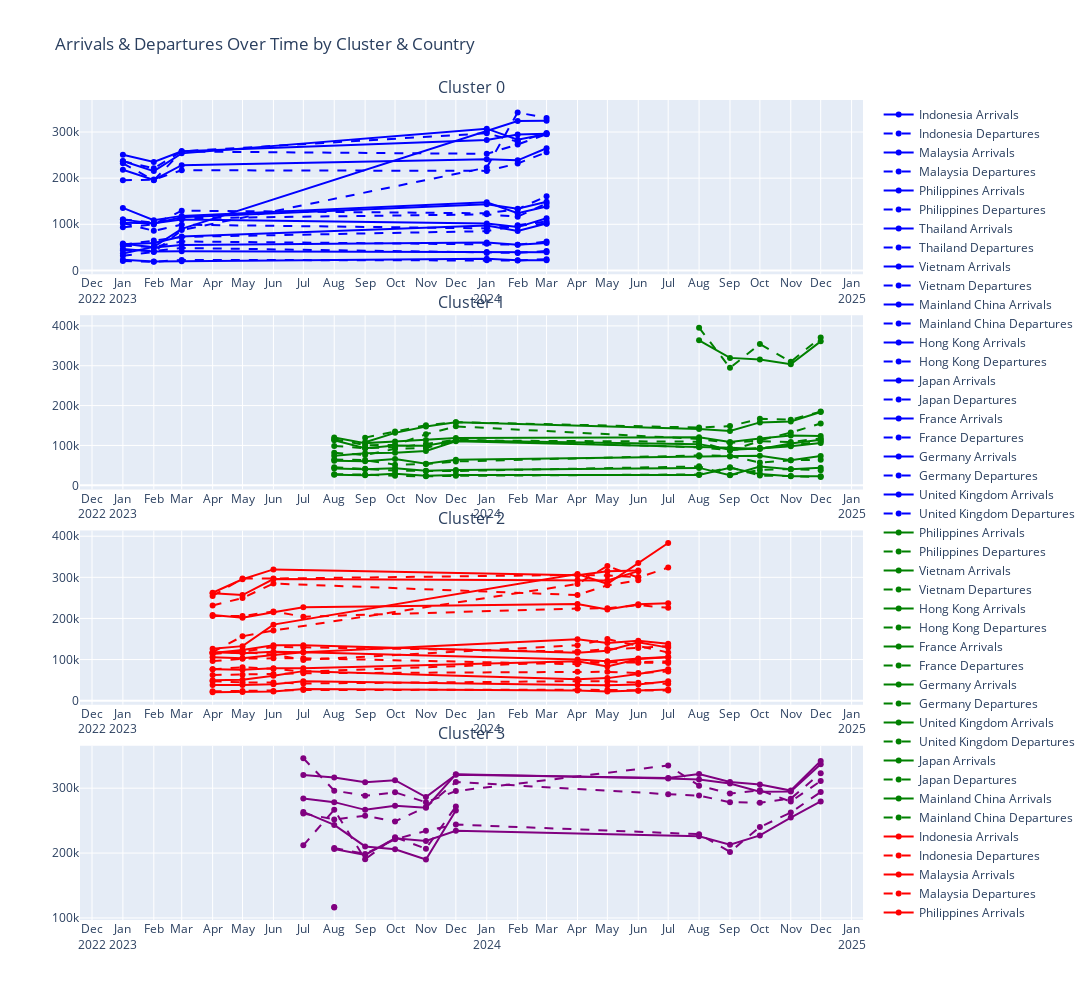

The code cell stored with this chart in its notebook:
### Code cell
# Run K-Means clustering
num_clusters = 4  # Change as needed
kmeans = KMeans(n_clusters=num_clusters, random_state=0, n_init='auto')
df['Cluster'] = kmeans.fit_predict(df_final)

# Check cluster distribution
print(df['Cluster'].value_counts())

# Visualize Data: Arrivals & Departures Over Time by Cluster & Country
df.sort_values(by=['Year', 'Month'], inplace=True)

# Define colors for clusters
cluster_colors = {0: 'blue', 1: 'green', 2: 'red', 3: 'purple'}

# Create subplots
fig = sp.make_subplots(
    rows=num_clusters, cols=1, shared_xaxes=True, vertical_spacing=0.05,
    subplot_titles=[f'Cluster {i}' for i in sorted(df['Cluster'].unique())]
)

# Add traces for each cluster and country
for idx, cluster in enumerate(sorted(df['Cluster'].unique())):
    cluster_data = df[df['Cluster'] == cluster]
    cluster_data['Date'] = pd.to_datetime(cluster_data[['Year', 'Month']].assign(DAY=1))

    color = cluster_colors.get(cluster, 'gray')

    for country in cluster_data['Country'].unique():
        country_data = cluster_data[cluster_data['Country'] == country]

        fig.add_trace(go.Scatter(
            x=country_data['Date'],
            y=country_data['Arrivals'],
            mode='lines+markers',
            name=f'{country} Arrivals',
            hoverinfo='y+name',
            line=dict(color=color, dash='solid')
        ), row=idx + 1, col=1)

        fig.add_trace(go.Scatter(
            x=country_data['Date'],
            y=country_data['Departures'],
            mode='lines+markers',
            name=f'{country} Departures',
            hoverinfo='y+name',
            line=dict(color=color, dash='dash')
        ), row=idx + 1, col=1)

# Update layout
fig.update_xaxes(dtick="M1", tickformat="%b\n%Y", showticklabels=True)
fig.update_layout(
    height=250 * num_clusters, width=1400,
    title_text="Arrivals & Departures Over Time by Cluster & Country",
    showlegend=True
)

# Show the figure
fig.show()

### Figure 1 — Plotly figure (JSON) as saved in the notebook; plotly's stock layout.template omitted (floating-point values rounded to 4 significant figures)
{"data": [{"hoverinfo": "y+name", "line": {"color": "blue", "dash": "solid"}, "mode": "lines+markers", "name": "Indonesia Arrivals", "type": "scatter", "x": ["2023-01-01T00:00:00", "2023-02-01T00:00:00", "2023-03-01T00:00:00", "2024-01-01T00:00:00", "2024-02-01T00:00:00", "2024-03-01T00:00:00"], "xaxis": "x", "y": [237294, 215290, 253733, 307312, 283447, 295673], "yaxis": "y"}, {"hoverinfo": "y+name", "line": {"color": "blue", "dash": "dash"}, "mode": "lines+markers", "name": "Indonesia Departures", "type": "scatter", "x": ["2023-01-01T00:00:00", "2023-02-01T00:00:00", "2023-03-01T00:00:00", "2024-01-01T00:00:00", "2024-02-01T00:00:00", "2024-03-01T00:00:00"], "xaxis": "x", "y": [236894, 221396, 258118, 297301, 279107, 297830], "yaxis": "y"}, {"hoverinfo": "y+name", "line": {"color": "blue", "dash": "solid"}, "mode": "lines+markers", "name": "Malaysia Arrivals", "type": "scatter", "x": ["2023-01-01T00:00:00", "2023-02-01T00:00:00", "2023-03-01T00:00:00", "2024-01-01T00:00:00", "2024-02-01T00:00:00", "2024-03-01T00:00:00"], "xaxis": "x", "y": [250687, 235207, 258302, 282679, 294434, 296535], "yaxis": "y"}, {"hoverinfo": "y+name", "line": {"color": "blue", "dash": "dash"}, "mode": "lines+markers", "name": "Malaysia Departures", "type": "scatter", "x": ["2023-01-01T00:00:00", "2023-02-01T00:00:00", "2023-03-01T00:00:00", "2024-01-01T00:00:00", "2024-02-01T00:00:00", "2024-03-01T00:00:00"], "xaxis": "x", "y": [232232, 195403, 257769, 252721, 273053, 295187], "yaxis": "y"}, {"hoverinfo": "y+name", "line": {"color": "blue", "dash": "solid"}, "mode": "lines+markers", "name": "Philippines Arrivals", "type": "scatter", "x": ["2023-01-01T00:00:00", "2023-02-01T00:00:00", "2023-03-01T00:00:00", "2024-01-01T00:00:00", "2024-02-01T00:00:00", "2024-03-01T00:00:00"], "xaxis": "x", "y": [135480, 108926, 118229, 147579, 123896, 138363], "yaxis": "y"}, {"hoverinfo": "y+name", "line": {"color": "blue", "dash": "dash"}, "mode": "lines+markers", "name": "Philippines Departures", "type": "scatter", "x": ["2023-01-01T00:00:00", "2023-02-01T00:00:00", "2023-03-01T00:00:00", "2024-01-01T00:00:00", "2024-02-01T00:00:00", "2024-03-01T00:00:00"], "xaxis": "x", "y": [110515, 103708, 113075, 121529, 116456, 144936], "yaxis": "y"}, {"hoverinfo": "y+name", "line": {"color": "blue", "dash": "solid"}, "mode": "lines+markers", "name": "Thailand Arrivals", "type": "scatter", "x": ["2023-01-01T00:00:00", "2023-02-01T00:00:00", "2023-03-01T00:00:00", "2024-01-01T00:00:00", "2024-02-01T00:00:00", "2024-03-01T00:00:00"], "xaxis": "x", "y": [218226, 196200, 228228, 241208, 238636, 264799], "yaxis": "y"}, {"hoverinfo": "y+name", "line": {"color": "blue", "dash": "dash"}, "mode": "lines+markers", "name": "Thailand Departures", "type": "scatter", "x": ["2023-01-01T00:00:00", "2023-02-01T00:00:00", "2023-03-01T00:00:00", "2024-01-01T00:00:00", "2024-02-01T00:00:00", "2024-03-01T00:00:00"], "xaxis": "x", "y": [195388, 196873, 217201, 215777, 231796, 256193], "yaxis": "y"}, {"hoverinfo": "y+name", "line": {"color": "blue", "dash": "solid"}, "mode": "lines+markers", "name": "Vietnam Arrivals", "type": "scatter", "x": ["2023-01-01T00:00:00", "2023-02-01T00:00:00", "2023-03-01T00:00:00", "2024-01-01T00:00:00", "2024-02-01T00:00:00", "2024-03-01T00:00:00"], "xaxis": "x", "y": [103236, 102251, 110179, 101950, 93909, 113009], "yaxis": "y"}, {"hoverinfo": "y+name", "line": {"color": "blue", "dash": "dash"}, "mode": "lines+markers", "name": "Vietnam Departures", "type": "scatter", "x": ["2023-01-01T00:00:00", "2023-02-01T00:00:00", "2023-03-01T00:00:00", "2024-01-01T00:00:00", "2024-02-01T00:00:00", "2024-03-01T00:00:00"], "xaxis": "x", "y": [102736, 85879, 99121, 91137, 97902, 106501], "yaxis": "y"}, {"hoverinfo": "y+name", "line": {"color": "blue", "dash": "solid"}, "mode": "lines+markers", "name": "Mainland China Arrivals", "type": "scatter", "x": ["2023-01-01T00:00:00", "2023-02-01T00:00:00", "2023-03-01T00:00:00", "2024-01-01T00:00:00", "2024-02-01T00:00:00", "2024-03-01T00:00:00"], "xaxis": "x", "y": [36744, 50983, 90156, 301732, 324056, 324409], "yaxis": "y"}, {"hoverinfo": "y+name", "line": {"color": "blue", "dash": "dash"}, "mode": "lines+markers", "name": "Mainland China Departures", "type": "scatter", "x": ["2023-01-01T00:00:00", "2023-02-01T00:00:00", "2023-03-01T00:00:00", "2024-01-01T00:00:00", "2024-02-01T00:00:00", "2024-03-01T00:00:00"], "xaxis": "x", "y": [31925, 39762, 87393, 222956, 342416, 330380], "yaxis": "y"}, {"hoverinfo": "y+name", "line": {"color": "blue", "dash": "solid"}, "mode": "lines+markers", "name": "Hong Kong Arrivals", "type": "scatter", "x": ["2023-01-01T00:00:00", "2023-02-01T00:00:00", "2023-03-01T00:00:00", "2024-01-01T00:00:00", "2024-02-01T00:00:00", "2024-03-01T00:00:00"], "xaxis": "x", "y": [56563, 59409, 73512, 97242, 85465, 101577], "yaxis": "y"}, {"hoverinfo": "y+name", "line": {"color": "blue", "dash": "dash"}, "mode": "lines+markers", "name": "Hong Kong Departures", "type": "scatter", "x": ["2023-01-01T00:00:00", "2023-02-01T00:00:00", "2023-03-01T00:00:00", "2024-01-01T00:00:00", "2024-02-01T00:00:00", "2024-03-01T00:00:00"], "xaxis": "x", "y": [55876, 64846, 72582, 85169, 97038, 101369], "yaxis": "y"}, {"hoverinfo": "y+name", "line": {"color": "blue", "dash": "solid"}, "mode": "lines+markers", "name": "Japan Arrivals", "type": "scatter", "x": ["2023-01-01T00:00:00", "2023-02-01T00:00:00", "2023-03-01T00:00:00", "2024-01-01T00:00:00", "2024-02-01T00:00:00", "2024-03-01T00:00:00"], "xaxis": "x", "y": [110117, 101878, 115050, 143597, 133502, 148746], "yaxis": "y"}, {"hoverinfo": "y+name", "line": {"color": "blue", "dash": "dash"}, "mode": "lines+markers", "name": "Japan Departures", "type": "scatter", "x": ["2023-01-01T00:00:00", "2023-02-01T00:00:00", "2023-03-01T00:00:00", "2024-01-01T00:00:00", "2024-02-01T00:00:00", "2024-03-01T00:00:00"], "xaxis": "x", "y": [93387, 99646, 129542, 123860, 132788, 160871], "yaxis": "y"}, {"hoverinfo": "y+name", "line": {"color": "blue", "dash": "solid"}, "mode": "lines+markers", "name": "France Arrivals", "type": "scatter", "x": ["2023-01-01T00:00:00", "2023-02-01T00:00:00", "2023-03-01T00:00:00", "2024-01-01T00:00:00", "2024-02-01T00:00:00", "2024-03-01T00:00:00"], "xaxis": "x", "y": [23143, 19287, 19812, 25321, 22125, 21926], "yaxis": "y"}, {"hoverinfo": "y+name", "line": {"color": "blue", "dash": "dash"}, "mode": "lines+markers", "name": "France Departures", "type": "scatter", "x": ["2023-01-01T00:00:00", "2023-02-01T00:00:00", "2023-03-01T00:00:00", "2024-01-01T00:00:00", "2024-02-01T00:00:00", "2024-03-01T00:00:00"], "xaxis": "x", "y": [20474, 18716, 22848, 22116, 21397, 24462], "yaxis": "y"}, {"hoverinfo": "y+name", "line": {"color": "blue", "dash": "solid"}, "mode": "lines+markers", "name": "Germany Arrivals", "type": "scatter", "x": ["2023-01-01T00:00:00", "2023-02-01T00:00:00", "2023-03-01T00:00:00", "2024-01-01T00:00:00", "2024-02-01T00:00:00", "2024-03-01T00:00:00"], "xaxis": "x", "y": [46651, 40824, 41603, 39980, 38600, 39368], "yaxis": "y"}, {"hoverinfo": "y+name", "line": {"color": "blue", "dash": "dash"}, "mode": "lines+markers", "name": "Germany Departures", "type": "scatter", "x": ["2023-01-01T00:00:00", "2023-02-01T00:00:00", "2023-03-01T00:00:00", "2024-01-01T00:00:00", "2024-02-01T00:00:00", "2024-03-01T00:00:00"], "xaxis": "x", "y": [43930, 42254, 48554, 38031, 38036, 41993], "yaxis": "y"}, {"hoverinfo": "y+name", "line": {"color": "blue", "dash": "solid"}, "mode": "lines+markers", "name": "United Kingdom Arrivals", "type": "scatter", "x": ["2023-01-01T00:00:00", "2023-02-01T00:00:00", "2023-03-01T00:00:00", "2024-01-01T00:00:00", "2024-02-01T00:00:00", "2024-03-01T00:00:00"], "xaxis": "x", "y": [58315, 49882, 55242, 60395, 55732, 59507], "yaxis": "y"}, {"hoverinfo": "y+name", "line": {"color": "blue", "dash": "dash"}, "mode": "lines+markers", "name": "United Kingdom Departures", "type": "scatter", "x": ["2023-01-01T00:00:00", "2023-02-01T00:00:00", "2023-03-01T00:00:00", "2024-01-01T00:00:00", "2024-02-01T00:00:00", "2024-03-01T00:00:00"], "xaxis": "x", "y": [53678, 50882, 62851, 57803, 55856, 62452], "yaxis": "y"}, {"hoverinfo": "y+name", "line": {"color": "green", "dash": "solid"}, "mode": "lines+markers", "name": "Philippines Arrivals", "type": "scatter", "x": ["2023-08-01T00:00:00", "2023-09-01T00:00:00", "2023-10-01T00:00:00", "2023-11-01T00:00:00", "2023-12-01T00:00:00", "2024-08-01T00:00:00", "2024-09-01T00:00:00", "2024-10-01T00:00:00", "2024-11-01T00:00:00", "2024-12-01T00:00:00"], "xaxis": "x2", "y": [120166, 105834, 109914, 113793, 118907, 120640, 108697, 117373, 124727, 123812], "yaxis": "y2"}, {"hoverinfo": "y+name", "line": {"color": "green", "dash": "dash"}, "mode": "lines+markers", "name": "Philippines Departures", "type": "scatter", "x": ["2023-08-01T00:00:00", "2023-09-01T00:00:00", "2023-10-01T00:00:00", "2023-11-01T00:00:00", "2023-12-01T00:00:00", "2024-08-01T00:00:00", "2024-09-01T00:00:00", "2024-10-01T00:00:00", "2024-11-01T00:00:00", "2024-12-01T00:00:00"], "xaxis": "x2", "y": [115602, 100770, 100964, 128161, 147852, 116345, 106058, 112951, 132282, 155269], "yaxis": "y2"}, {"hoverinfo": "y+name", "line": {"color": "green", "dash": "solid"}, "mode": "lines+markers", "name": "Vietnam Arrivals", "type": "scatter", "x": ["2023-08-01T00:00:00", "2023-09-01T00:00:00", "2023-10-01T00:00:00", "2023-11-01T00:00:00", "2023-12-01T00:00:00", "2024-08-01T00:00:00", "2024-09-01T00:00:00", "2024-10-01T00:00:00", "2024-11-01T00:00:00", "2024-12-01T00:00:00"], "xaxis": "x2", "y": [112809, 93035, 99917, 99028, 112292, 103303, 89246, 92505, 98116, 105848], "yaxis": "y2"}, {"hoverinfo": "y+name", "line": {"color": "green", "dash": "dash"}, "mode": "lines+markers", "name": "Vietnam Departures", "type": "scatter", "x": ["2023-08-01T00:00:00", "2023-09-01T00:00:00", "2023-10-01T00:00:00", "2023-11-01T00:00:00", "2023-12-01T00:00:00", "2024-08-01T00:00:00", "2024-09-01T00:00:00", "2024-10-01T00:00:00", "2024-11-01T00:00:00", "2024-12-01T00:00:00"], "xaxis": "x2", "y": [98781, 93052, 95429, 103383, 114660, 95184, 88180, 94470, 99247, 110293], "yaxis": "y2"}, {"hoverinfo": "y+name", "line": {"color": "green", "dash": "solid"}, "mode": "lines+markers", "name": "Hong Kong Arrivals", "type": "scatter", "x": ["2023-08-01T00:00:00", "2023-09-01T00:00:00", "2023-10-01T00:00:00", "2023-11-01T00:00:00", "2023-12-01T00:00:00", "2024-08-01T00:00:00", "2024-09-01T00:00:00", "2024-10-01T00:00:00", "2024-11-01T00:00:00", "2024-12-01T00:00:00"], "xaxis": "x2", "y": [74061, 80709, 81671, 85882, 110292, 97783, 94312, 90911, 104845, 114321], "yaxis": "y2"}, {"hoverinfo": "y+name", "line": {"color": "green", "dash": "dash"}, "mode": "lines+markers", "name": "Hong Kong Departures", "type": "scatter", "x": ["2023-08-01T00:00:00", "2023-09-01T00:00:00", "2023-10-01T00:00:00", "2023-11-01T00:00:00", "2023-12-01T00:00:00", "2024-08-01T00:00:00", "2024-09-01T00:00:00", "2024-10-01T00:00:00", "2024-11-01T00:00:00", "2024-12-01T00:00:00"], "xaxis": "x2", "y": [81706, 76001, 91481, 93838, 112413, 109486, 87019, 110736, 108816, 117393], "yaxis": "y2"}, {"hoverinfo": "y+name", "line": {"color": "green", "dash": "solid"}, "mode": "lines+markers", "name": "France Arrivals", "type": "scatter", "x": ["2023-08-01T00:00:00", "2023-09-01T00:00:00", "2023-10-01T00:00:00", "2023-11-01T00:00:00", "2023-12-01T00:00:00", "2024-08-01T00:00:00", "2024-09-01T00:00:00", "2024-10-01T00:00:00", "2024-11-01T00:00:00", "2024-12-01T00:00:00"], "xaxis": "x2", "y": [26669, 25359, 28918, 24260, 25892, 26144, 43965, 28054, 22629, 22678], "yaxis": "y2"}, {"hoverinfo": "y+name", "line": {"color": "green", "dash": "dash"}, "mode": "lines+markers", "name": "France Departures", "type": "scatter", "x": ["2023-08-01T00:00:00", "2023-09-01T00:00:00", "2023-10-01T00:00:00", "2023-11-01T00:00:00", "2023-12-01T00:00:00", "2024-08-01T00:00:00", "2024-09-01T00:00:00", "2024-10-01T00:00:00", "2024-11-01T00:00:00", "2024-12-01T00:00:00"], "xaxis": "x2", "y": [27662, 26999, 23806, 22408, 23670, 27348, 45284, 24341, 23038, 20721], "yaxis": "y2"}, {"hoverinfo": "y+name", "line": {"color": "green", "dash": "solid"}, "mode": "lines+markers", "name": "Germany Arrivals", "type": "scatter", "x": ["2023-08-01T00:00:00", "2023-09-01T00:00:00", "2023-10-01T00:00:00", "2023-11-01T00:00:00", "2023-12-01T00:00:00", "2024-08-01T00:00:00", "2024-09-01T00:00:00", "2024-10-01T00:00:00", "2024-11-01T00:00:00", "2024-12-01T00:00:00"], "xaxis": "x2", "y": [42183, 40042, 42852, 36523, 38513, 43692, 25495, 46925, 40337, 44055], "yaxis": "y2"}, {"hoverinfo": "y+name", "line": {"color": "green", "dash": "dash"}, "mode": "lines+markers", "name": "Germany Departures", "type": "scatter", "x": ["2023-08-01T00:00:00", "2023-09-01T00:00:00", "2023-10-01T00:00:00", "2023-11-01T00:00:00", "2023-12-01T00:00:00", "2024-08-01T00:00:00", "2024-09-01T00:00:00", "2024-10-01T00:00:00", "2024-11-01T00:00:00", "2024-12-01T00:00:00"], "xaxis": "x2", "y": [45140, 41477, 37103, 35994, 35955, 47506, 25717, 38493, 40496, 37640], "yaxis": "y2"}, {"hoverinfo": "y+name", "line": {"color": "green", "dash": "solid"}, "mode": "lines+markers", "name": "United Kingdom Arrivals", "type": "scatter", "x": ["2023-08-01T00:00:00", "2023-09-01T00:00:00", "2023-10-01T00:00:00", "2023-11-01T00:00:00", "2023-12-01T00:00:00", "2024-08-01T00:00:00", "2024-09-01T00:00:00", "2024-10-01T00:00:00", "2024-11-01T00:00:00", "2024-12-01T00:00:00"], "xaxis": "x2", "y": [61509, 60266, 65715, 54274, 63883, 72280, 71966, 74168, 62824, 73704], "yaxis": "y2"}, {"hoverinfo": "y+name", "line": {"color": "green", "dash": "dash"}, "mode": "lines+markers", "name": "United Kingdom Departures", "type": "scatter", "x": ["2023-08-01T00:00:00", "2023-09-01T00:00:00", "2023-10-01T00:00:00", "2023-11-01T00:00:00", "2023-12-01T00:00:00", "2024-08-01T00:00:00", "2024-09-01T00:00:00", "2024-10-01T00:00:00", "2024-11-01T00:00:00", "2024-12-01T00:00:00"], "xaxis": "x2", "y": [64656, 63181, 51708, 53430, 59844, 75126, 73713, 56957, 62678, 64337], "yaxis": "y2"}, {"hoverinfo": "y+name", "line": {"color": "green", "dash": "solid"}, "mode": "lines+markers", "name": "Japan Arrivals", "type": "scatter", "x": ["2023-09-01T00:00:00", "2023-10-01T00:00:00", "2023-11-01T00:00:00", "2023-12-01T00:00:00", "2024-08-01T00:00:00", "2024-09-01T00:00:00", "2024-10-01T00:00:00", "2024-11-01T00:00:00", "2024-12-01T00:00:00"], "xaxis": "x2", "y": [108057, 131578, 147313, 158070, 141052, 136102, 157862, 160275, 183767], "yaxis": "y2"}, {"hoverinfo": "y+name", "line": {"color": "green", "dash": "dash"}, "mode": "lines+markers", "name": "Japan Departures", "type": "scatter", "x": ["2023-09-01T00:00:00", "2023-10-01T00:00:00", "2023-11-01T00:00:00", "2023-12-01T00:00:00", "2024-08-01T00:00:00", "2024-09-01T00:00:00", "2024-10-01T00:00:00", "2024-11-01T00:00:00", "2024-12-01T00:00:00"], "xaxis": "x2", "y": [119603, 134891, 150729, 158438, 144822, 148473, 166854, 164753, 184868], "yaxis": "y2"}, {"hoverinfo": "y+name", "line": {"color": "green", "dash": "solid"}, "mode": "lines+markers", "name": "Mainland China Arrivals", "type": "scatter", "x": ["2024-08-01T00:00:00", "2024-09-01T00:00:00", "2024-10-01T00:00:00", "2024-11-01T00:00:00", "2024-12-01T00:00:00"], "xaxis": "x2", "y": [363853, 319703, 315351, 303665, 361183], "yaxis": "y2"}, {"hoverinfo": "y+name", "line": {"color": "green", "dash": "dash"}, "mode": "lines+markers", "name": "Mainland China Departures", "type": "scatter", "x": ["2024-08-01T00:00:00", "2024-09-01T00:00:00", "2024-10-01T00:00:00", "2024-11-01T00:00:00", "2024-12-01T00:00:00"], "xaxis": "x2", "y": [395409, 294733, 354325, 310214, 370922], "yaxis": "y2"}, {"hoverinfo": "y+name", "line": {"color": "red", "dash": "solid"}, "mode": "lines+markers", "name": "Indonesia Arrivals", "type": "scatter", "x": ["2023-04-01T00:00:00", "2023-05-01T00:00:00", "2023-06-01T00:00:00", "2024-04-01T00:00:00", "2024-05-01T00:00:00", "2024-06-01T00:00:00"], "xaxis": "x3", "y": [262495, 295364, 319342, 304889, 315076, 316588], "yaxis": "y3"}, {"hoverinfo": "y+name", "line": {"color": "red", "dash": "dash"}, "mode": "lines+markers", "name": "Indonesia Departures", "type": "scatter", "x": ["2023-04-01T00:00:00", "2023-05-01T00:00:00", "2023-06-01T00:00:00", "2024-04-01T00:00:00", "2024-05-01T00:00:00", "2024-06-01T00:00:00"], "xaxis": "x3", "y": [254622, 297376, 297064, 305947, 304347, 300657], "yaxis": "y3"}, {"hoverinfo": "y+name", "line": {"color": "red", "dash": "solid"}, "mode": "lines+markers", "name": "Malaysia Arrivals", "type": "scatter", "x": ["2023-04-01T00:00:00", "2023-05-01T00:00:00", "2023-06-01T00:00:00", "2024-04-01T00:00:00", "2024-05-01T00:00:00", "2024-06-01T00:00:00"], "xaxis": "x3", "y": [261045, 256899, 295806, 292736, 292170, 315011], "yaxis": "y3"}, {"hoverinfo": "y+name", "line": {"color": "red", "dash": "dash"}, "mode": "lines+markers", "name": "Malaysia Departures", "type": "scatter", "x": ["2023-04-01T00:00:00", "2023-05-01T00:00:00", "2023-06-01T00:00:00", "2024-04-01T00:00:00", "2024-05-01T00:00:00", "2024-06-01T00:00:00"], "xaxis": "x3", "y": [231352, 249761, 284935, 256967, 280455, 292789], "yaxis": "y3"}, {"hoverinfo": "y+name", "line": {"color": "red", "dash": "solid"}, "mode": "lines+markers", "name": "Philippines Arrivals", "type": "scatter", "x": ["2023-04-01T00:00:00", "2023-05-01T00:00:00", "2023-06-01T00:00:00", "2023-07-01T00:00:00", "2024-04-01T00:00:00", "2024-05-01T00:00:00", "2024-06-01T00:00:00", "2024-07-01T00:00:00"], "xaxis": "x3", "y": [115838, 123290, 134950, 134631, 116665, 121360, 142023, 129017], "yaxis": "y3"}, {"hoverinfo": "y+name", "line": {"color": "red", "dash": "dash"}, "mode": "lines+markers", "name": "Philippines Departures", "type": "scatter", "x": ["2023-04-01T00:00:00", "2023-05-01T00:00:00", "2023-06-01T00:00:00", "2023-07-01T00:00:00", "2024-04-01T00:00:00", "2024-05-01T00:00:00", "2024-06-01T00:00:00", "2024-07-01T00:00:00"], "xaxis": "x3", "y": [115894, 119130, 130594, 129698, 119414, 125442, 128194, 132825], "yaxis": "y3"}, {"hoverinfo": "y+name", "line": {"color": "red", "dash": "solid"}, "mode": "lines+markers", "name": "Thailand Arrivals", "type": "scatter", "x": ["2023-04-01T00:00:00", "2023-05-01T00:00:00", "2023-06-01T00:00:00", "2023-07-01T00:00:00", "2024-04-01T00:00:00", "2024-05-01T00:00:00", "2024-06-01T00:00:00", "2024-07-01T00:00:00"], "xaxis": "x3", "y": [208237, 201556, 214922, 227415, 235029, 222001, 234730, 237235], "yaxis": "y3"}, {"hoverinfo": "y+name", "line": {"color": "red", "dash": "dash"}, "mode": "lines+markers", "name": "Thailand Departures", "type": "scatter", "x": ["2023-04-01T00:00:00", "2023-05-01T00:00:00", "2023-06-01T00:00:00", "2023-07-01T00:00:00", "2024-04-01T00:00:00", "2024-05-01T00:00:00", "2024-06-01T00:00:00", "2024-07-01T00:00:00"], "xaxis": "x3", "y": [205921, 205833, 216895, 204317, 224240, 224744, 232385, 225958], "yaxis": "y3"}, {"hoverinfo": "y+name", "line": {"color": "red", "dash": "solid"}, "mode": "lines+markers", "name": "Vietnam Arrivals", "type": "scatter", "x": ["2023-04-01T00:00:00", "2023-05-01T00:00:00", "2023-06-01T00:00:00", "2023-07-01T00:00:00", "2024-04-01T00:00:00", "2024-05-01T00:00:00", "2024-06-01T00:00:00", "2024-07-01T00:00:00"], "xaxis": "x3", "y": [105687, 102932, 111167, 117479, 100406, 96072, 102272, 106354], "yaxis": "y3"}, {"hoverinfo": "y+name", "line": {"color": "red", "dash": "dash"}, "mode": "lines+markers", "name": "Vietnam Departures", "type": "scatter", "x": ["2023-04-01T00:00:00", "2023-05-01T00:00:00", "2023-06-01T00:00:00", "2023-07-01T00:00:00", "2024-04-01T00:00:00", "2024-05-01T00:00:00", "2024-06-01T00:00:00", "2024-07-01T00:00:00"], "xaxis": "x3", "y": [96153, 102171, 102865, 103139, 88687, 94314, 93846, 95446], "yaxis": "y3"}, {"hoverinfo": "y+name", "line": {"color": "red", "dash": "solid"}, "mode": "lines+markers", "name": "Mainland China Arrivals", "type": "scatter", "x": ["2023-04-01T00:00:00", "2023-05-01T00:00:00", "2023-06-01T00:00:00", "2024-04-01T00:00:00", "2024-05-01T00:00:00", "2024-06-01T00:00:00", "2024-07-01T00:00:00"], "xaxis": "x3", "y": [126550, 132574, 184935, 307829, 284250, 334891, 383622], "yaxis": "y3"}, {"hoverinfo": "y+name", "line": {"color": "red", "dash": "dash"}, "mode": "lines+markers", "name": "Mainland China Departures", "type": "scatter", "x": ["2023-04-01T00:00:00", "2023-05-01T00:00:00", "2023-06-01T00:00:00", "2024-04-01T00:00:00", "2024-05-01T00:00:00", "2024-06-01T00:00:00", "2024-07-01T00:00:00"], "xaxis": "x3", "y": [117920, 156623, 170581, 283889, 327809, 299377, 323755], "yaxis": "y3"}, {"hoverinfo": "y+name", "line": {"color": "red", "dash": "solid"}, "mode": "lines+markers", "name": "Hong Kong Arrivals", "type": "scatter", "x": ["2023-04-01T00:00:00", "2023-05-01T00:00:00", "2023-06-01T00:00:00", "2023-07-01T00:00:00", "2024-04-01T00:00:00", "2024-05-01T00:00:00", "2024-06-01T00:00:00", "2024-07-01T00:00:00"], "xaxis": "x3", "y": [76541, 75345, 78942, 78733, 95685, 83052, 101093, 105586], "yaxis": "y3"}, {"hoverinfo": "y+name", "line": {"color": "red", "dash": "dash"}, "mode": "lines+markers", "name": "Hong Kong Departures", "type": "scatter", "x": ["2023-04-01T00:00:00", "2023-05-01T00:00:00", "2023-06-01T00:00:00", "2023-07-01T00:00:00", "2024-04-01T00:00:00", "2024-05-01T00:00:00", "2024-06-01T00:00:00", "2024-07-01T00:00:00"], "xaxis": "x3", "y": [76242, 81104, 77530, 70789, 94171, 92920, 92340, 91851], "yaxis": "y3"}, {"hoverinfo": "y+name", "line": {"color": "red", "dash": "solid"}, "mode": "lines+markers", "name": "Japan Arrivals", "type": "scatter", "x": ["2023-04-01T00:00:00", "2023-05-01T00:00:00", "2023-06-01T00:00:00", "2023-07-01T00:00:00", "2024-04-01T00:00:00", "2024-05-01T00:00:00", "2024-06-01T00:00:00", "2024-07-01T00:00:00"], "xaxis": "x3", "y": [117712, 115040, 119020, 117761, 149604, 140060, 145927, 138181], "yaxis": "y3"}, {"hoverinfo": "y+name", "line": {"color": "red", "dash": "dash"}, "mode": "lines+markers", "name": "Japan Departures", "type": "scatter", "x": ["2023-04-01T00:00:00", "2023-05-01T00:00:00", "2023-06-01T00:00:00", "2023-07-01T00:00:00", "2024-04-01T00:00:00", "2024-05-01T00:00:00", "2024-06-01T00:00:00", "2024-07-01T00:00:00"], "xaxis": "x3", "y": [113762, 118111, 112475, 99008, 134794, 149748, 133177, 117217], "yaxis": "y3"}, {"hoverinfo": "y+name", "line": {"color": "red", "dash": "solid"}, "mode": "lines+markers", "name": "France Arrivals", "type": "scatter", "x": ["2023-04-01T00:00:00", "2023-05-01T00:00:00", "2023-06-01T00:00:00", "2023-07-01T00:00:00", "2024-04-01T00:00:00", "2024-05-01T00:00:00", "2024-06-01T00:00:00", "2024-07-01T00:00:00"], "xaxis": "x3", "y": [20337, 20845, 22334, 28309, 24537, 22187, 24058, 26993], "yaxis": "y3"}, {"hoverinfo": "y+name", "line": {"color": "red", "dash": "dash"}, "mode": "lines+markers", "name": "France Departures", "type": "scatter", "x": ["2023-04-01T00:00:00", "2023-05-01T00:00:00", "2023-06-01T00:00:00", "2023-07-01T00:00:00", "2024-04-01T00:00:00", "2024-05-01T00:00:00", "2024-06-01T00:00:00", "2024-07-01T00:00:00"], "xaxis": "x3", "y": [22681, 23328, 23407, 25798, 26768, 26116, 24449, 24399], "yaxis": "y3"}, {"hoverinfo": "y+name", "line": {"color": "red", "dash": "solid"}, "mode": "lines+markers", "name": "Germany Arrivals", "type": "scatter", "x": ["2023-04-01T00:00:00", "2023-05-01T00:00:00", "2023-06-01T00:00:00", "2023-07-01T00:00:00", "2024-04-01T00:00:00", "2024-05-01T00:00:00", "2024-06-01T00:00:00", "2024-07-01T00:00:00"], "xaxis": "x3", "y": [37972, 37987, 40113, 47008, 38283, 37376, 39254, 47057], "yaxis": "y3"}, {"hoverinfo": "y+name", "line": {"color": "red", "dash": "dash"}, "mode": "lines+markers", "name": "Germany Departures", "type": "scatter", "x": ["2023-04-01T00:00:00", "2023-05-01T00:00:00", "2023-06-01T00:00:00", "2023-07-01T00:00:00", "2024-04-01T00:00:00", "2024-05-01T00:00:00", "2024-06-01T00:00:00", "2024-07-01T00:00:00"], "xaxis": "x3", "y": [47226, 44171, 44345, 41749, 47381, 47182, 43656, 40835], "yaxis": "y3"}, {"hoverinfo": "y+name", "line": {"color": "red", "dash": "solid"}, "mode": "lines+markers", "name": "United Kingdom Arrivals", "type": "scatter", "x": ["2023-04-01T00:00:00", "2023-05-01T00:00:00", "2023-06-01T00:00:00", "2023-07-01T00:00:00", "2024-04-01T00:00:00", "2024-05-01T00:00:00", "2024-06-01T00:00:00", "2024-07-01T00:00:00"], "xaxis": "x3", "y": [49612, 50777, 60390, 71819, 51949, 54799, 65066, 76223], "yaxis": "y3"}, {"hoverinfo": "y+name", "line": {"color": "red", "dash": "dash"}, "mode": "lines+markers", "name": "United Kingdom Departures", "type": "scatter", "x": ["2023-04-01T00:00:00", "2023-05-01T00:00:00", "2023-06-01T00:00:00", "2023-07-01T00:00:00", "2024-04-01T00:00:00", "2024-05-01T00:00:00", "2024-06-01T00:00:00", "2024-07-01T00:00:00"], "xaxis": "x3", "y": [62538, 63065, 64978, 66770, 70156, 70077, 67316, 70806], "yaxis": "y3"}, {"hoverinfo": "y+name", "line": {"color": "purple", "dash": "solid"}, "mode": "lines+markers", "name": "Indonesia Arrivals", "type": "scatter", "x": ["2023-07-01T00:00:00", "2023-08-01T00:00:00", "2023-09-01T00:00:00", "2023-10-01T00:00:00", "2023-11-01T00:00:00", "2023-12-01T00:00:00", "2024-07-01T00:00:00", "2024-08-01T00:00:00", "2024-09-01T00:00:00", "2024-10-01T00:00:00", "2024-11-01T00:00:00", "2024-12-01T00:00:00"], "xaxis": "x4", "y": [320258, 316308, 309171, 312292, 286363, 320717, 315797, 321967, 309639, 305697, 296314, 341960], "yaxis": "y4"}, {"hoverinfo": "y+name", "line": {"color": "purple", "dash": "dash"}, "mode": "lines+markers", "name": "Indonesia Departures", "type": "scatter", "x": ["2023-07-01T00:00:00", "2023-08-01T00:00:00", "2023-09-01T00:00:00", "2023-10-01T00:00:00", "2023-11-01T00:00:00", "2023-12-01T00:00:00", "2024-07-01T00:00:00", "2024-08-01T00:00:00", "2024-09-01T00:00:00", "2024-10-01T00:00:00", "2024-11-01T00:00:00", "2024-12-01T00:00:00"], "xaxis": "x4", "y": [346196, 296230, 288413, 293584, 278285, 295598, 335010, 303902, 291753, 296812, 279388, 311140], "yaxis": "y4"}, {"hoverinfo": "y+name", "line": {"color": "purple", "dash": "solid"}, "mode": "lines+markers", "name": "Malaysia Arrivals", "type": "scatter", "x": ["2023-07-01T00:00:00", "2023-08-01T00:00:00", "2023-09-01T00:00:00", "2023-10-01T00:00:00", "2023-11-01T00:00:00", "2023-12-01T00:00:00", "2024-07-01T00:00:00", "2024-08-01T00:00:00", "2024-09-01T00:00:00", "2024-10-01T00:00:00", "2024-11-01T00:00:00", "2024-12-01T00:00:00"], "xaxis": "x4", "y": [283944, 278475, 266606, 272799, 269785, 321354, 314827, 313313, 307150, 294533, 294907, 337008], "yaxis": "y4"}, {"hoverinfo": "y+name", "line": {"color": "purple", "dash": "dash"}, "mode": "lines+markers", "name": "Malaysia Departures", "type": "scatter", "x": ["2023-07-01T00:00:00", "2023-08-01T00:00:00", "2023-09-01T00:00:00", "2023-10-01T00:00:00", "2023-11-01T00:00:00", "2023-12-01T00:00:00", "2024-07-01T00:00:00", "2024-08-01T00:00:00", "2024-09-01T00:00:00", "2024-10-01T00:00:00", "2024-11-01T00:00:00", "2024-12-01T00:00:00"], "xaxis": "x4", "y": [261080, 251852, 257482, 248722, 270932, 309565, 290725, 288558, 278352, 277645, 283893, 323182], "yaxis": "y4"}, {"hoverinfo": "y+name", "line": {"color": "purple", "dash": "solid"}, "mode": "lines+markers", "name": "Mainland China Arrivals", "type": "scatter", "x": ["2023-07-01T00:00:00", "2023-08-01T00:00:00", "2023-09-01T00:00:00", "2023-10-01T00:00:00", "2023-11-01T00:00:00", "2023-12-01T00:00:00"], "xaxis": "x4", "y": [263392, 243441, 210215, 205807, 190153, 265540], "yaxis": "y4"}, {"hoverinfo": "y+name", "line": {"color": "purple", "dash": "dash"}, "mode": "lines+markers", "name": "Mainland China Departures", "type": "scatter", "x": ["2023-07-01T00:00:00", "2023-08-01T00:00:00", "2023-09-01T00:00:00", "2023-10-01T00:00:00", "2023-11-01T00:00:00", "2023-12-01T00:00:00"], "xaxis": "x4", "y": [211875, 266785, 190568, 224456, 206778, 271750], "yaxis": "y4"}, {"hoverinfo": "y+name", "line": {"color": "purple", "dash": "solid"}, "mode": "lines+markers", "name": "Thailand Arrivals", "type": "scatter", "x": ["2023-08-01T00:00:00", "2023-09-01T00:00:00", "2023-10-01T00:00:00", "2023-11-01T00:00:00", "2023-12-01T00:00:00", "2024-08-01T00:00:00", "2024-09-01T00:00:00", "2024-10-01T00:00:00", "2024-11-01T00:00:00", "2024-12-01T00:00:00"], "xaxis": "x4", "y": [206186, 197101, 222667, 218773, 234375, 225976, 212885, 227143, 254727, 279506], "yaxis": "y4"}, {"hoverinfo": "y+name", "line": {"color": "purple", "dash": "dash"}, "mode": "lines+markers", "name": "Thailand Departures", "type": "scatter", "x": ["2023-08-01T00:00:00", "2023-09-01T00:00:00", "2023-10-01T00:00:00", "2023-11-01T00:00:00", "2023-12-01T00:00:00", "2024-08-01T00:00:00", "2024-09-01T00:00:00", "2024-10-01T00:00:00", "2024-11-01T00:00:00", "2024-12-01T00:00:00"], "xaxis": "x4", "y": [207933, 198631, 221225, 234213, 243950, 229118, 201734, 240145, 262393, 294105], "yaxis": "y4"}, {"hoverinfo": "y+name", "line": {"color": "purple", "dash": "solid"}, "mode": "lines+markers", "name": "Japan Arrivals", "type": "scatter", "x": ["2023-08-01T00:00:00"], "xaxis": "x4", "y": [116038], "yaxis": "y4"}, {"hoverinfo": "y+name", "line": {"color": "purple", "dash": "dash"}, "mode": "lines+markers", "name": "Japan Departures", "type": "scatter", "x": ["2023-08-01T00:00:00"], "xaxis": "x4", "y": [116749], "yaxis": "y4"}], "layout": {"annotations": [{"font": {"size": 16}, "showarrow": false, "text": "Cluster 0", "x": 0.5, "xanchor": "center", "xref": "paper", "y": 1, "yanchor": "bottom", "yref": "paper"}, {"font": {"size": 16}, "showarrow": false, "text": "Cluster 1", "x": 0.5, "xanchor": "center", "xref": "paper", "y": 0.7375, "yanchor": "bottom", "yref": "paper"}, {"font": {"size": 16}, "showarrow": false, "text": "Cluster 2", "x": 0.5, "xanchor": "center", "xref": "paper", "y": 0.475, "yanchor": "bottom", "yref": "paper"}, {"font": {"size": 16}, "showarrow": false, "text": "Cluster 3", "x": 0.5, "xanchor": "center", "xref": "paper", "y": 0.2125, "yanchor": "bottom", "yref": "paper"}], "height": 1000, "showlegend": true, "title": {"text": "Arrivals & Departures Over Time by Cluster & Country"}, "width": 1400, "xaxis": {"anchor": "y", "domain": [0, 1], "dtick": "M1", "matches": "x4", "showticklabels": true, "tickformat": "%b\n%Y"}, "xaxis2": {"anchor": "y2", "domain": [0, 1], "dtick": "M1", "matches": "x4", "showticklabels": true, "tickformat": "%b\n%Y"}, "xaxis3": {"anchor": "y3", "domain": [0, 1], "dtick": "M1", "matches": "x4", "showticklabels": true, "tickformat": "%b\n%Y"}, "xaxis4": {"anchor": "y4", "domain": [0, 1], "dtick": "M1", "showticklabels": true, "tickformat": "%b\n%Y"}, "yaxis": {"anchor": "x", "domain": [0.7875, 1]}, "yaxis2": {"anchor": "x2", "domain": [0.525, 0.7375]}, "yaxis3": {"anchor": "x3", "domain": [0.2625, 0.475]}, "yaxis4": {"anchor": "x4", "domain": [0, 0.2125]}}}
